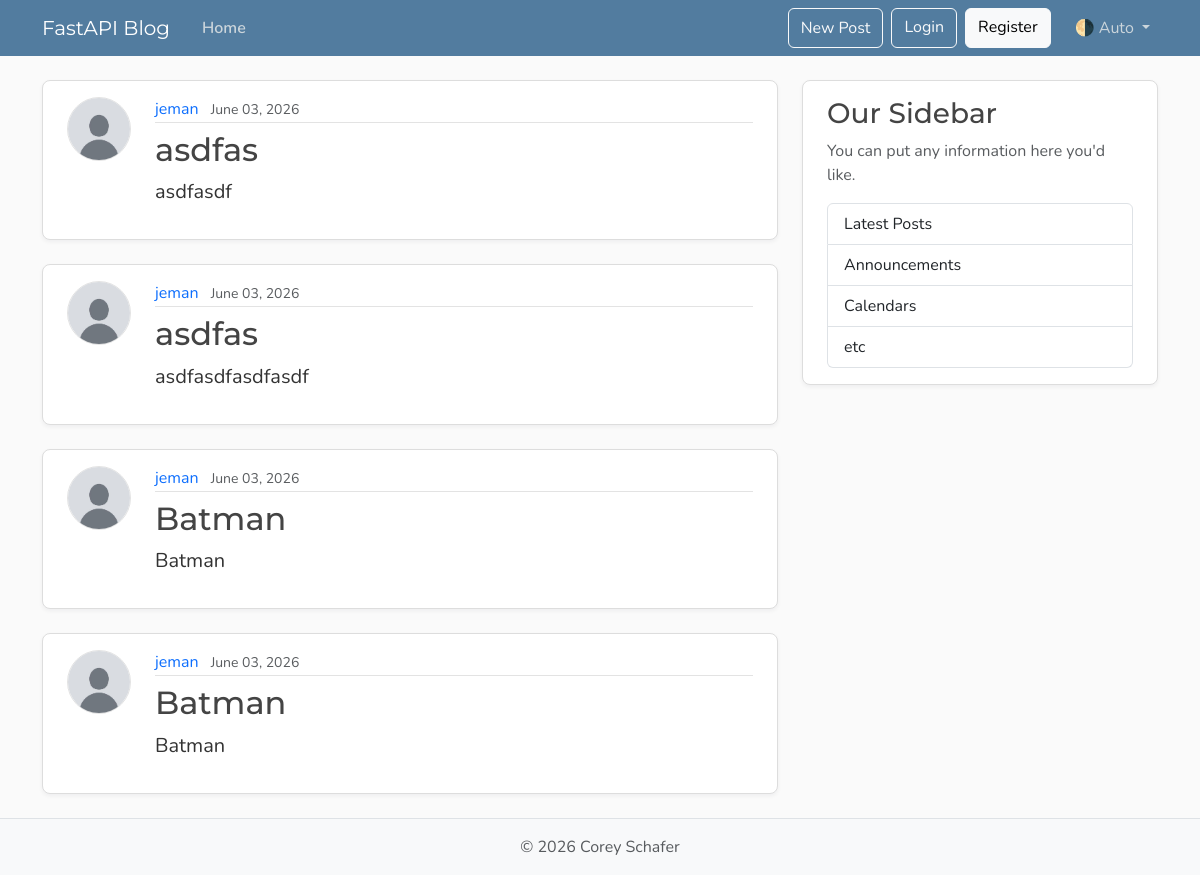
Page /posts on the earlier database version.
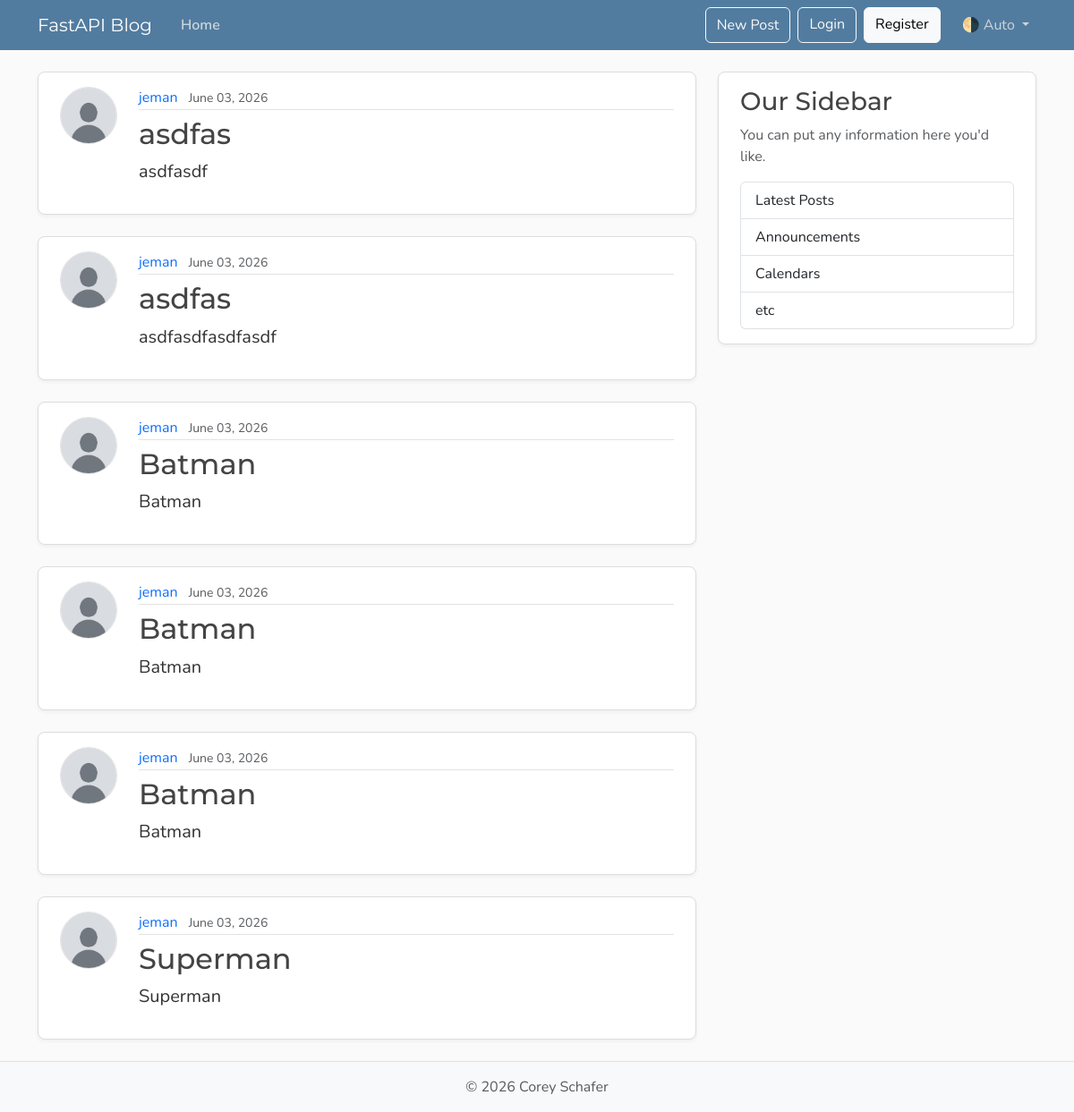
Same page on the later database version.
### models.py (models this page shows, shortened)
class Post(Base):
    __tablename__                 = 'posts'
    id :         Mapped[int]      = mapped_column(Integer, primary_key=True, index=True)
    title:       Mapped[str]      = mapped_column(String(100),nullable=False)
    content:     Mapped[str]      = mapped_column(Text, nullable=False)
    user_id:     Mapped[int]      = mapped_column(ForeignKey("users.id"),nullable=False, index=True)
    date_posted: Mapped[datetime] = mapped_column(DateTime(timezone=True),default=lambda:datetime.now(UTC))
    author:      Mapped[User]     = relationship(back_populates="posts")

class User(Base):
    __tablename__                 = "users"
    id :       Mapped[int]        = mapped_column(Integer, primary_key=True, index=True)
    username:  Mapped[str]        = mapped_column(String(50), unique=True, nullable=False)
    email:     Mapped[str]        = mapped_column(String(120), unique=True, nullable=False)
    image_file:Mapped[str|None]   = mapped_column(String(200), nullable=True, default=None)
    posts:     Mapped[list[Post]] = relationship(back_populates="author")

### main.py (the view)
@app.get("/", include_in_schema=False, name="home")
@app.get("/posts", include_in_schema=False, name="posts")
async def home(request: Request, db: Annotated[AsyncSession, Depends(get_db)]):
    result = await db.execute(select(models.Post).options(selectinload(models.Post.author)),)
    posts = result.scalars().all()
    return templates.TemplateResponse(
        request,
        "home.html",
        {"posts": posts, "title": "Home"},
    )

### templates/home.html
{% extends "layout.html" %}
{% block content %}
    {% for post in posts %}
        <article class="content-section py-3 px-4 mb-4">
            <div class="d-flex align-items-start gap-4">
                <img class="rounded-circle article-img flex-shrink-0"
                     src="{{ post.author.image_path }}"
                     alt="{{ post.author.username }}'s profile picture"
                     width="64"
                     height="64"
                     loading="lazy">
                <div class="flex-grow-1">
                    <div class="article-metadata mb-2">
                        <a class="me-2"
                           href="{{ url_for('user_posts', user_id=post.author.id) }}">{{ post.author.username }}</a>
                        <small class="text-body-secondary">{{ post.date_posted.strftime("%B %d, %Y") }}</small>
                    </div>
                    <h2>
                        <a class="article-title"
                           href="{{ url_for('post_page', post_id=post.id) }}">{{ post.title }}</a>
                    </h2>
                    <p class="article-content">{{ post.content }}</p>
                </div>
            </div>
        </article>
    {% endfor %}
{% endblock content %}

### templates/layout.html (shortened to what this page needs)
<!DOCTYPE html>
<html lang="en">
    <head>
        <link href="https://cdn.jsdelivr.net/npm/bootstrap@5.3.8/dist/css/bootstrap.min.css"
              rel="stylesheet"
>
        <link rel="stylesheet"
              type="text/css"
              href="{{ url_for("static", path='css/main.css') }}">
    </head>
    <body class="d-flex flex-column min-vh-100">
        <header class="site-header">
            <nav class="navbar navbar-expand-md bg-steel fixed-top"
                 data-bs-theme="dark">
                <div class="container">
                    <a class="navbar-brand me-4" href="{{ url_for('home') }}">FastAPI Blog</a>
                    <div class="collapse navbar-collapse" id="navbarToggle">
                        <div class="navbar-nav me-auto">
                            <a class="nav-link active"
                               aria-current="page"
                               href="{{ url_for('home') }}">Home</a>
                        </div>
                        <div class="navbar-nav">
                            <button
                                class="btn btn-outline-light mb-2 mb-md-0 me-md-2"
                                type="button"
                                data-bs-toggle="modal"
                                data-bs-target="#createPostModal"
                            >
                                New Post
                            </button>
                            <a class="btn btn-outline-light mb-2 mb-md-0 me-md-2" href="#">Login</a>
                            <a class="btn btn-light mb-2 mb-md-0 me-md-3" href="#">Register</a>
                            <div class="nav-item dropdown">
                                <a class="nav-link dropdown-toggle"
                                   href="#"
                                   role="button"
                                   id="bd-theme"
                                   data-bs-toggle="dropdown"
                                   aria-expanded="false">
                                    <span id="bd-theme-text">🌗 Auto</span>
                                </a>
                            </div>
                        </div>
                    </div>
                </div>
            </nav>
        </header>
        <main role="main" class="container">
            <div class="row">
                <div class="col-md-8">
                    {% block content %}
                    {% endblock content %}
                </div>
                <aside class="col-md-4">
                    <div class="content-section py-3 px-4 mb-4">
                        <h3>Our Sidebar</h3>
                        <p class="text-body-secondary">You can put any information here you'd like.</p>
                        <ul class="list-group">
                            <li class="list-group-item">Latest Posts</li>
                            <li class="list-group-item">Announcements</li>
                            <li class="list-group-item">Calendars</li>
                            <li class="list-group-item">etc</li>
                        </ul>
                    </div>
                </aside>
            </div>
        </main>
        <footer class="mt-auto py-3 bg-body-tertiary border-top">
            <div class="container text-center">
                <p class="text-body-secondary mb-0">
                    © <span id="year"></span> Corey Schafer
                </p>
            </div>
        </footer>
    </body>
</html>

### static/css/main.css (style rules this page uses)
:root { --font-heading: "Montserrat", system-ui, -apple-system, BlinkMacSystemFont, sans-serif; --font-body: "Nunito", system-ui, -apple-system, BlinkMacSystemFont, sans-serif; --color-bg-body: #fafafa; --color-bg-content: #ffffff; --color-text-primary: #333333; --color-text-heading: #444444; --color-steel: #527c9f; --color-nav-link: #cbd5db; --color-nav-link-hover: #ffffff; --color-link-hover: #428bca; --color-border: #dddddd; --color-border-light: #e3e3e3; --spacing-xl: 5rem; --article-img-size: 4rem; --account-img-size: 7.813rem; }
body { font-family: var(--font-body); background: var(--color-bg-body); color: var(--color-text-primary); }
main { padding-top: var(--spacing-xl); }
h1, h2, h3, h4, h5, h6 { font-family: var(--font-heading); color: var(--color-text-heading); }
.navbar-brand { font-family: var(--font-heading); }
a { text-decoration: none; }
.bg-steel { background-color: var(--color-steel); }
.site-header .navbar-nav .nav-link { color: var(--color-nav-link); transition: color 0.2s ease-in-out; }
.site-header .navbar-nav .nav-link.active { font-weight: 600; }
.content-section { background: var(--color-bg-content); border: 1px solid var(--color-border); border-radius: 0.5rem; box-shadow: 0 2px 4px rgba(15, 23, 42, 0.05); transition: box-shadow 0.15s ease, transform 0.15s ease, border-color 0.15s ease; }
.article-title { color: var(--color-text-heading); transition: color 0.2s ease-in-out; }
.article-content { white-space: pre-line; font-size: 1.25rem; }
.article-img { height: var(--article-img-size); width: var(--article-img-size); flex-shrink: 0; object-fit: cover; border: 1px solid var(--color-border-light); box-shadow: 0 0 0 2px var(--color-bg-content); }
.article-metadata { padding-bottom: 0.063rem; border-bottom: 1px solid var(--color-border-light); }
.article-metadata a { transition: color 0.2s ease-in-out; }
[data-bs-theme="dark"] { --color-bg-body: #1a1a1a; --color-bg-content: #2d2d2d; --color-text-primary: #e0e0e0; --color-text-heading: #f0f0f0; --color-border: #404040; --color-border-light: #4a4a4a; }

Differences in the rows shown:
added Post: author.username "jeman", date_posted "June 03, 2026", title "Batman", content "Batman"
added Post: author.username "jeman", date_posted "June 03, 2026", title "Superman", content "Superman"
